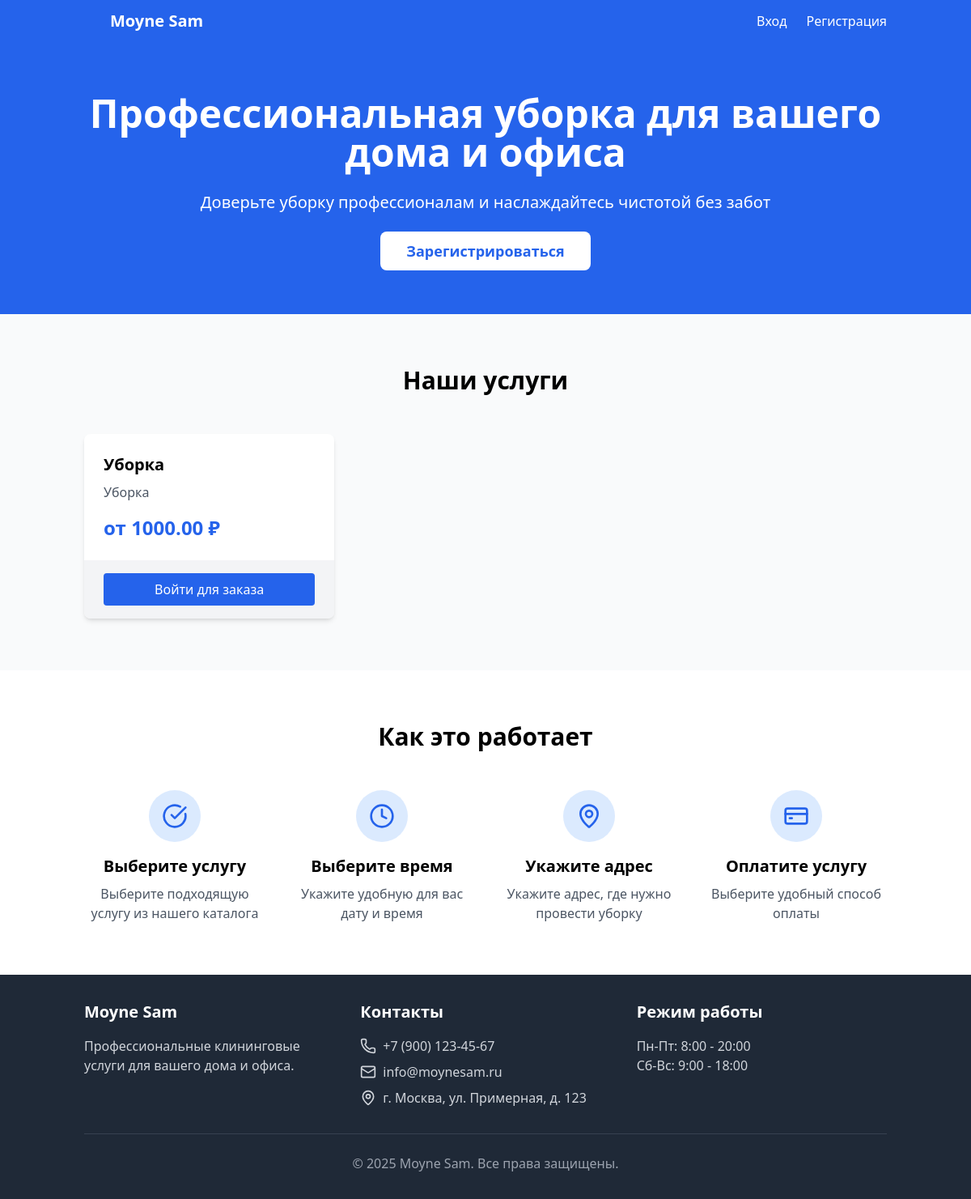
The page / on the database its author committed.
### tables this page shows
CREATE TABLE `service_types` (
  `id` int(11) NOT NULL,
  `name` varchar(255) NOT NULL,
  `description` text DEFAULT NULL,
  `price` decimal(10,2) NOT NULL
);

### index.php (the view, shortened to what this page needs)
<?php
require_once __DIR__ . '/components/header.php';
require_once __DIR__ . '/includes/config.php';
$serviceTypes = [];
try {
    $stmt = $conn->prepare("SELECT * FROM service_types");
    $stmt->execute();
    $result = $stmt->get_result();
    while ($row = $result->fetch_assoc()) {
        $serviceTypes[] = $row;
    }
} catch (Exception $e) {
    $error_message = "Ошибка при загрузке услуг. Пожалуйста, попробуйте позже.";
}
$currentUser = null;
?>
<!DOCTYPE html>
<html lang="ru">
<head>
    <script src="https://cdn.tailwindcss.com"></script>
</head>
<body class="min-h-screen">
    <section class="bg-blue-600 text-white py-16">
        <div class="container mx-auto px-4 text-center">
            <h1 class="text-4xl md:text-5xl font-bold mb-6">
                Профессиональная уборка для вашего дома и офиса
            </h1>
            <p class="text-xl mb-8 max-w-3xl mx-auto">
                Доверьте уборку профессионалам и наслаждайтесь чистотой без забот
            </p>
            <?php if ($currentUser): ?>
                <a
                    href="CreateRequestPage.php"
                    class="bg-white text-blue-600 px-8 py-3 rounded-lg font-bold text-lg hover:bg-blue-100 transition-colors"
                >
                    Заказать уборку
                </a>
            <?php else: ?>
                <a
                    href="register.php"
                    class="bg-white text-blue-600 px-8 py-3 rounded-lg font-bold text-lg hover:bg-blue-100 transition-colors"
                >
                    Зарегистрироваться
                </a>
            <?php endif; ?>
        </div>
    </section>
    <section class="py-16 bg-gray-50">
        <div class="container mx-auto px-4">
            <h2 class="text-3xl font-bold text-center mb-12">Наши услуги</h2>
            <div class="grid grid-cols-1 md:grid-cols-3 gap-8">
                <?php foreach ($serviceTypes as $service): ?>
                    <div class="bg-white rounded-lg shadow-md overflow-hidden">
                        <div class="p-6">
                            <h3 class="text-xl font-bold mb-2"><?= htmlspecialchars($service['name']) ?></h3>
                            <p class="text-gray-600 mb-4"><?= htmlspecialchars($service['description']) ?></p>
                            <p class="text-2xl font-bold text-blue-600">от <?= $service['price'] ?> ₽</p>
                        </div>
                        <div class="bg-gray-100 px-6 py-4">
                            <?php if ($currentUser): ?>
                                <a
                                    href="CreateRequestPage.php"
                                    class="block w-full text-center bg-blue-600 text-white py-2 rounded font-medium hover:bg-blue-700 transition-colors"
                                >
                                    Заказать
                                </a>
                            <?php else: ?>
                                <a
                                    href="login.php"
                                    class="block w-full text-center bg-blue-600 text-white py-2 rounded font-medium hover:bg-blue-700 transition-colors"
                                >
                                    Войти для заказа
                                </a>
                            <?php endif; ?>
                        </div>
                    </div>
                <?php endforeach; ?>
            </div>
        </div>
    </section>
    <section class="py-16">
        <div class="container mx-auto px-4">
            <h2 class="text-3xl font-bold text-center mb-12">Как это работает</h2>
            <div class="grid grid-cols-1 md:grid-cols-4 gap-8">
                <div class="text-center">
                    <div class="bg-blue-100 text-blue-600 w-16 h-16 rounded-full flex items-center justify-center mx-auto mb-4">
                        <i data-lucide="check-circle" class="w-8 h-8"></i>
                    </div>
                    <h3 class="text-xl font-bold mb-2">Выберите услугу</h3>
                    <p class="text-gray-600">Выберите подходящую услугу из нашего каталога</p>
                </div>
                <div class="text-center">
                    <div class="bg-blue-100 text-blue-600 w-16 h-16 rounded-full flex items-center justify-center mx-auto mb-4">
                        <i data-lucide="clock" class="w-8 h-8"></i>
                    </div>
                    <h3 class="text-xl font-bold mb-2">Выберите время</h3>
                    <p class="text-gray-600">Укажите удобную для вас дату и время</p>
                </div>
                <div class="text-center">
                    <div class="bg-blue-100 text-blue-600 w-16 h-16 rounded-full flex items-center justify-center mx-auto mb-4">
                        <i data-lucide="map-pin" class="w-8 h-8"></i>
                    </div>
                    <h3 class="text-xl font-bold mb-2">Укажите адрес</h3>
                    <p class="text-gray-600">Укажите адрес, где нужно провести уборку</p>
                </div>
                <div class="text-center">
                    <div class="bg-blue-100 text-blue-600 w-16 h-16 rounded-full flex items-center justify-center mx-auto mb-4">
                        <i data-lucide="credit-card" class="w-8 h-8"></i>
                    </div>
                    <h3 class="text-xl font-bold mb-2">Оплатите услугу</h3>
                    <p class="text-gray-600">Выберите удобный способ оплаты</p>
                </div>
            </div>
        </div>
    </section>
</body>
</html>
<?php
require_once __DIR__ . '/components/Footer.php';
?>

### rows shown on the page
service_types: name "Уборка", description "Уборка", price "1000.00"
